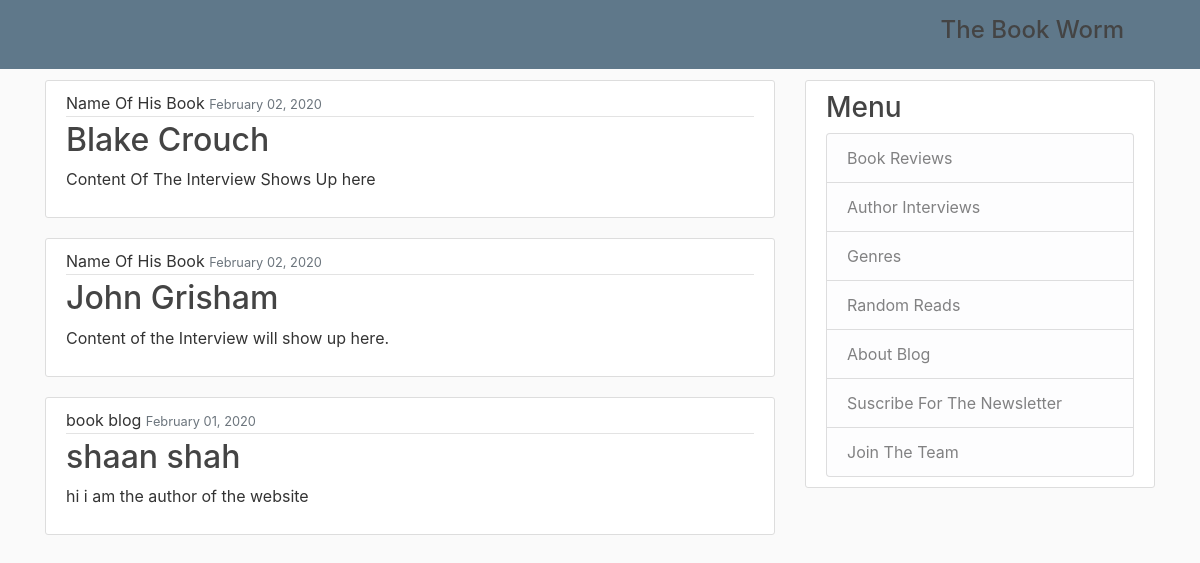
The page /author_int on the database its author committed.
### blog/models.py (models this page shows)
class AuthorInterview (models.Model):
	AuthorName=models.CharField(max_length=150)
	Interview=models.TextField()
	date_posted=models.DateTimeField(default=timezone.now)
	BookName=models.TextField()

### blog/views.py (the view)
# urls.py: path('author_int',AuthorListView.as_view(),name='author-int'),
class AuthorListView(ListView):
	model=AuthorInterview
	template_name='blog/author_interview.html'
	context_object_name='posts1'
	ordering=['-date_posted']
	paginate_by=5

### blog/templates/blog/author_interview.html (shortened to what this page needs)
{% extends "blog/base.html" %}
{% block content %}
	{% for post in posts1 %}
		<article class="media content-section">
  <div class="media-body">
    <div class="article-metadata">
      {{ post.BookName }}
      <small class="text-muted">{{ post.date_posted|date:"F d, Y" }}</small>
    </div>
    <h2>{{ post.AuthorName }}</h2>
    <p class="article-content">{{ post.Interview }}</p>
  </div>
</article>
	{% endfor %}
{% endblock content %}

### blog/static/blog/main.css (style rules this page uses)
body { background: #fafafa; color: #333333; margin-top: 5rem; }
h1, h2, h3, h4, h5, h6 { color: #444444; }
.content-section { background: #ffffff; padding: 10px 20px; border: 1px solid #dddddd; border-radius: 3px; margin-bottom: 20px; }
.article-content { white-space: pre-line; }
.article-metadata { padding-bottom: 1px; margin-bottom: 4px; border-bottom: 1px solid #e3e3e3 }

### rows shown on the page
AuthorInterview: BookName "Name Of His Book", date_posted "February 02, 2020", AuthorName "Blake Crouch", Interview "Content Of The Interview Shows Up here"
AuthorInterview: BookName "Name Of His Book", date_posted "February 02, 2020", AuthorName "John Grisham", Interview "Content of the Interview will show up here."
AuthorInterview: BookName "book blog", date_posted "February 01, 2020", AuthorName "shaan shah", Interview "hi i am the author of the website"
